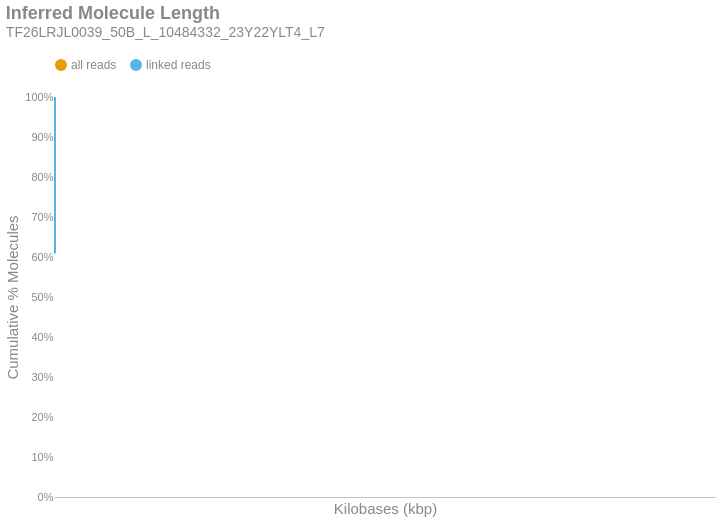

The cell this chart's notebook holds for it:
### Markdown cell above
### Inferred Molecule Length
This is the cumulative frequency distribution of molecule lengths inferred from the first and last alignment positions along a contig for all alignments associated with a single linked-read barcode on a given contig.There are two distributions: one with `all` the alignments (yellow) and another with only `linked reads` (blue). The percent of molecules in the `linked reads` distribution is relative to the total number of linked molecules.

### Code cell
if SKIPLR:
    print_html(f"Skipped")
else:
    binned_df = consolidated_hist(valids['length_inferred']/1000, mask, 10, True)
    binned_df = binned_df.with_columns(
        pl.when(pl.col('bin').cast(pl.Utf8) == '0').then(pl.lit('1')).otherwise(pl.col('bin').cast(pl.Utf8)).alias('bin')
    )
    with SafeRender(binned_df):
        (
            density_plot(binned_df, 'Inferred Molecule Length', samplename, 'inferredlen')
            .transform_calculate(bin_kb='datum.bin / 1000')
            .encode(
                x=alt.X('bin_kb:Q', title="Kilobases (kbp)").scale(type='log', padding=0).axis(labelAngle=-40),
                y=alt.Y('value:Q', title='Cumulative % Molecules')
                    .axis(format='%')
                    .stack(False)
                    .scale(domainMin=0, domainMax=1,padding=0),
                color=alt.Color("key:N").scale(domain = ["all reads", "linked reads"]),
                tooltip = [
                    alt.Tooltip("key:N", title = "Data Type"),
                    alt.Tooltip("range_label:N", title="Kilobases"),
                    alt.Tooltip("value:Q", format = ".2%", title="% Molecules (Cum.)")
                ]
            )
        ).display()

### Figure 1 — Vega-Lite specification as saved in the notebook (floating-point values rounded to 4 significant figures)
{"width": "container", "height": 400, "config": {"title": {"anchor": "start", "dy": -15, "fontSize": 18, "color": "#888888", "subtitleColor": "#888888", "subtitleFontSize": 14}, "arc": {"fill": "#0072B2"}, "axis": {"domainColor": "#888888", "domainWidth": 0.5, "gridWidth": 0.2, "grid": false, "titleFontWeight": 400, "titleFontSize": 15, "labelFontSize": 11, "labelColor": "#888888", "tickColor": "#888888", "tickWidth": 0.2, "titleColor": "#888888"}, "axisBand": {"grid": false}, "axisX": {"grid": true, "tickSize": 10, "domainCap": "round"}, "axisY": {"domain": false, "grid": true, "tickSize": 0, "domainCap": "round"}, "background": "transparent", "header": {"labelFontSize": 15, "labelColor": "#888888", "titleFontSize": 15, "titleFontWeight": 600, "titleColor": "#888888"}, "legend": {"labelFont": "sans-serif", "labelFontSize": 12, "labelColor": "#888888", "symbolSize": 100, "symbolType": "circle", "titleFontSize": 12, "titlePadding": 10, "titleColor": "#888888", "title": null, "orient": "top"}, "range": {"category": ["#E69F00", "#56B4E9", "#009E73", "#F0E442", "#0072B2", "#D55E00", "#CC79A7", "#000000"], "diverging": ["#cfe8f3", "#a2d4ec", "#73bfe2", "#46abdb", "#1696d2", "#12719e"]}, "area": {"fill": "#0072B2", "fillOpacity": 0.7, "line": true, "strokeOpacity": 0.7}, "line": {"color": "#0072B2", "stroke": "#0072B2", "strokeWidth": 2}, "trail": {"color": "#0072B2", "stroke": "#0072B2", "strokeWidth": 0, "size": 1}, "point": {"filled": true, "fillOpacity": 1.0, "size": 95}, "text": {"color": "#888888", "fontSize": 11, "align": "right", "fontWeight": 400, "size": 11}, "bar": {"fill": "#0072B2", "stroke": null}, "view": {"stroke": null, "continuousWidth": 660, "continuousHeight": 400}}, "data": {"name": "data-5ad8eef24458c315cea83fea19614e0e"}, "mark": {"type": "line", "interpolate": "monotone", "point": {"opacity": 0, "size": 275}}, "encoding": {"color": {"field": "key", "scale": {"domain": ["all reads", "linked reads"]}, "type": "nominal"}, "tooltip": [{"field": "key", "title": "Data Type", "type": "nominal"}, {"field": "range_label", "title": "Kilobases", "type": "nominal"}, {"field": "value", "format": ".2%", "title": "% Molecules (Cum.)", "type": "quantitative"}], "x": {"axis": {"labelAngle": -40}, "field": "bin_kb", "scale": {"type": "log", "padding": 0}, "title": "Kilobases (kbp)", "type": "quantitative"}, "y": {"axis": {"format": "%"}, "field": "value", "scale": {"domainMin": 0, "domainMax": 1, "padding": 0}, "stack": false, "title": "Cumulative % Molecules", "type": "quantitative"}}, "params": [{"name": "param_c36ac31b6afebe62", "select": {"type": "point", "fields": ["key"]}, "bind": "legend"}], "title": {"text": "Inferred Molecule Length", "subtitle": "TF26LRJL0039_50B_L_10484332_23Y22YLT4_L7"}, "transform": [{"fold": ["all reads (cumsum)", "linked reads (cumsum)"]}, {"calculate": "replace(datum.key, ' (cumsum)', '')", "as": "key"}, {"filter": {"param": "param_c36ac31b6afebe62"}}, {"calculate": "datum.bin / 1000", "as": "bin_kb"}], "usermeta": {"embedOptions": {"downloadFileName": "TF26LRJL0039_50B_L_10484332_23Y22YLT4_L7.inferredlen"}}, "$schema": "https://vega.github.io/schema/vega-lite/v6.4.1.json", "datasets": {"data-5ad8eef24458c315cea83fea19614e0e": [{"bin": "0.0", "interval": "0.0-10.0", "all reads": 0.8354, "linked reads": 0.6086, "all reads (cumsum)": 0.8354, "linked reads (cumsum)": 0.6086, "range_label": "0-9"}, {"bin": "10.0", "interval": "10.0-20.0", "all reads": 0.09887, "linked reads": 0.2348, "all reads (cumsum)": 0.9343, "linked reads (cumsum)": 0.8434, "range_label": "10-19"}, {"bin": "20.0", "interval": "20.0-30.0", "all reads": 0.04048, "linked reads": 0.09647, "all reads (cumsum)": 0.9748, "linked reads (cumsum)": 0.9399, "range_label": "20-29"}, {"bin": "30.0", "interval": "30.0-40.0", "all reads": 0.01571, "linked reads": 0.03737, "all reads (cumsum)": 0.9905, "linked reads (cumsum)": 0.9773, "range_label": "30-39"}, {"bin": "40.0", "interval": "40.0-50.0", "all reads": 0.006223, "linked reads": 0.01477, "all reads (cumsum)": 0.9967, "linked reads (cumsum)": 0.992, "range_label": "40-49"}, {"bin": "50.0", "interval": "50.0-60.0", "all reads": 0.002132, "linked reads": 0.005124, "all reads (cumsum)": 0.9988, "linked reads (cumsum)": 0.9972, "range_label": "50-59"}, {"bin": "60.0", "interval": "60.0-70.0", "all reads": 0.0007619, "linked reads": 0.001838, "all reads (cumsum)": 0.9996, "linked reads (cumsum)": 0.999, "range_label": "60-69"}, {"bin": "70.0", "interval": "70.0-80.0", "all reads": 0.0002592, "linked reads": 0.0006248, "all reads (cumsum)": 0.9998, "linked reads (cumsum)": 0.9996, "range_label": "70-79"}, {"bin": "80.0", "interval": "80.0-90.0", "all reads": 9.488e-05, "linked reads": 0.0002292, "all reads (cumsum)": 0.9999, "linked reads (cumsum)": 0.9998, "range_label": "80-89"}, {"bin": "90.0", "interval": "90.0-100.0", "all reads": 3.841e-05, "linked reads": 9.277e-05, "all reads (cumsum)": 1.0, "linked reads (cumsum)": 0.9999, "range_label": "90-99"}, {"bin": "100.0", "interval": "100.0-110.0", "all reads": 1.694e-05, "linked reads": 4.093e-05, "all reads (cumsum)": 1.0, "linked reads (cumsum)": 1.0, "range_label": "100-109"}, {"bin": "110.0", "interval": "110.0-120.0", "all reads": 6.213e-06, "linked reads": 1.501e-05, "all reads (cumsum)": 1.0, "linked reads (cumsum)": 1.0, "range_label": "110-119"}, {"bin": "120.0", "interval": "120.0-130.0", "all reads": 1.694e-06, "linked reads": 4.093e-06, "all reads (cumsum)": 1.0, "linked reads (cumsum)": 1.0, "range_label": "120-129"}]}}
